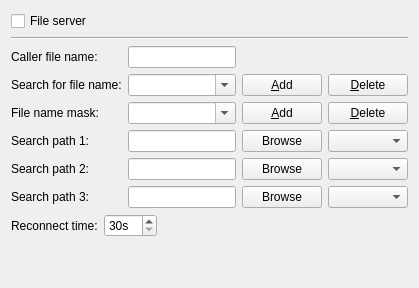
     <widget class="QWidget" name="fileServerTab">
      <attribute name="title">
       <string>File server</string>
      </attribute>
      <layout class="QVBoxLayout" name="verticalLayout_5">
       <item>
        <widget class="QCheckBox" name="fileServerCheckBox">
         <property name="toolTip">
          <string>&lt;!DOCTYPE HTML PUBLIC &quot;-//W3C//DTD HTML 4.0//EN&quot; &quot;http://www.w3.org/TR/REC-html40/strict.dtd&quot;&gt;
&lt;html&gt;&lt;head&gt;&lt;meta name=&quot;qrichtext&quot; content=&quot;1&quot; /&gt;&lt;style type=&quot;text/css&quot;&gt;
p, li { white-space: pre-wrap; }
&lt;/style&gt;&lt;/head&gt;&lt;body style=&quot; font-family:'Sans Serif'; font-size:9pt; font-weight:400; font-style:normal;&quot;&gt;
&lt;p style=&quot; margin-top:12px; margin-bottom:12px; margin-left:0px; margin-right:0px; -qt-block-indent:0; text-indent:0px;&quot;&gt;Serial port file server.&lt;/p&gt;
&lt;ul style=&quot;margin-top: 0px; margin-bottom: 0px; margin-left: 0px; margin-right: 0px; -qt-list-indent: 1;&quot;&gt;&lt;li style=&quot; font-family:'arial,sans-serif';&quot; style=&quot; margin-top:12px; margin-bottom:0px; margin-left:15px; margin-right:0px; -qt-block-indent:0; text-indent:0px;&quot;&gt;Start file server in EdytorNC&lt;/li&gt;
&lt;li style=&quot; font-family:'arial,sans-serif';&quot; style=&quot; margin-top:0px; margin-bottom:0px; margin-left:15px; margin-right:0px; -qt-block-indent:0; text-indent:0px;&quot;&gt;Send any file from CNC, it will be saved in computer (as is set in Autosave tab)&lt;/li&gt;
&lt;li style=&quot; font-family:'arial,sans-serif';&quot; style=&quot; margin-top:0px; margin-bottom:0px; margin-left:15px; margin-right:0px; -qt-block-indent:0; text-indent:0px;&quot;&gt;Send special program from CNC: &lt;/li&gt;
&lt;p style=&quot; margin-top:0px; margin-bottom:0px; margin-left:15px; margin-right:0px; -qt-block-indent:1; text-indent:0px;&quot;&gt;&lt;span style=&quot; font-family:'arial,sans-serif';&quot;&gt;%&lt;/span&gt;&lt;/p&gt;
&lt;p style=&quot; margin-top:0px; margin-bottom:0px; margin-left:15px; margin-right:0px; -qt-block-indent:1; text-indent:0px;&quot;&gt;&lt;span style=&quot; font-family:'arial,sans-serif';&quot;&gt;:0001(CALLER)&lt;/span&gt;&lt;span style=&quot; font-family:'arial,sans-serif'; font-style:italic;&quot;&gt; -&amp;gt; O0001 or 0001 set in File Server tab &lt;/span&gt;&lt;/p&gt;
&lt;p style=&quot; margin-top:0px; margin-bottom:0px; margin-left:15px; margin-right:0px; -qt-block-indent:1; text-indent:0px;&quot;&gt;&lt;span style=&quot; font-family:'arial,sans-serif';&quot;&gt;(0032)  &lt;/span&gt;&lt;span style=&quot; font-family:'arial,sans-serif'; font-style:italic;&quot;&gt;-&amp;gt; 0032 filename to send back to CNC&lt;/span&gt;&lt;/p&gt;
&lt;p style=&quot; margin-top:0px; margin-bottom:0px; margin-left:15px; margin-right:0px; -qt-block-indent:1; text-indent:0px;&quot;&gt;&lt;span style=&quot; font-family:'arial,sans-serif';&quot;&gt;M30&lt;/span&gt;&lt;/p&gt;
&lt;p style=&quot; margin-top:0px; margin-bottom:0px; margin-left:15px; margin-right:0px; -qt-block-indent:1; text-indent:0px;&quot;&gt;&lt;span style=&quot; font-family:'arial,sans-serif';&quot;&gt;%&lt;/span&gt;&lt;/p&gt;
&lt;li style=&quot; font-family:'arial,sans-serif';&quot; style=&quot; margin-top:0px; margin-bottom:0px; margin-left:15px; margin-right:0px; -qt-block-indent:0; text-indent:0px;&quot;&gt;&lt;span style=&quot; font-family:'Sans Serif';&quot;&gt;after time set in &amp;quot;Auto close transmission dialog:&amp;quot; file server will send back file 0032 (paths, file extension are set in File Server tab)&lt;/span&gt;&lt;/li&gt;
&lt;li style=&quot; font-family:'arial,sans-serif';&quot; style=&quot; margin-top:0px; margin-bottom:0px; margin-left:15px; margin-right:0px; -qt-block-indent:0; text-indent:0px;&quot;&gt;... and again ...&lt;/li&gt;&lt;/ul&gt;&lt;/body&gt;&lt;/html&gt;</string>
         </property>
         <property name="text">
          <string>File server</string>
         </property>
         <property name="checked">
          <bool>false</bool>
         </property>
        </widget>
       </item>
       <item>
        <widget class="Line" name="line_2">
         <property name="orientation">
          <enum>Qt::Horizontal</enum>
         </property>
        </widget>
       </item>
       <item>
        <layout class="QGridLayout" name="gridLayout_13">
         <item row="3" column="0">
          <widget class="QLabel" name="label_23">
           <property name="text">
            <string>File name mask:</string>
           </property>
          </widget>
         </item>
         <item row="2" column="0">
          <widget class="QLabel" name="label_14">
           <property name="text">
            <string>Search for file name:</string>
           </property>
          </widget>
         </item>
         <item row="4" column="1">
          <widget class="QLineEdit" name="searchPath1LineEdit">
           <property name="toolTip">
            <string>The first path to search for files.</string>
           </property>
           <property name="text">
            <string/>
           </property>
           <property name="clearButtonEnabled">
            <bool>true</bool>
           </property>
          </widget>
         </item>
         <item row="4" column="3">
          <widget class="QPushButton" name="browse2PushButton">
           <property name="toolTip">
            <string/>
           </property>
           <property name="text">
            <string>Browse</string>
           </property>
           <property name="icon">
            <iconset resource="../application.qrc">
             <normaloff>:/images/browse.png</normaloff>:/images/browse.png</iconset>
           </property>
          </widget>
         </item>
         <item row="4" column="0">
          <widget class="QLabel" name="label_10">
           <property name="text">
            <string>Search path 1:</string>
           </property>
          </widget>
         </item>
         <item row="4" column="4">
          <widget class="QComboBox" name="searchExt1ComboBox">
           <property name="toolTip">
            <string>File extension. 
If detected filename will contain an extension, then this setting will be ignored</string>
           </property>
           <property name="editable">
            <bool>false</bool>
           </property>
           <property name="currentText">
            <string/>
           </property>
           <property name="duplicatesEnabled">
            <bool>false</bool>
           </property>
          </widget>
         </item>
         <item row="14" column="0">
          <widget class="QLabel" name="label_18">
           <property name="text">
            <string>Search path 3:</string>
           </property>
          </widget>
         </item>
         <item row="12" column="0">
          <widget class="QLabel" name="label_19">
           <property name="text">
            <string>Search path 2:</string>
           </property>
          </widget>
         </item>
         <item row="14" column="1">
          <widget class="QLineEdit" name="searchPath3LineEdit">
           <property name="toolTip">
            <string>The third path to search for files.</string>
           </property>
           <property name="clearButtonEnabled">
            <bool>true</bool>
           </property>
          </widget>
         </item>
         <item row="0" column="0">
          <widget class="QLabel" name="label_7">
           <property name="text">
            <string>Caller file name:</string>
           </property>
          </widget>
         </item>
         <item row="12" column="3">
          <widget class="QPushButton" name="browse3PushButton">
           <property name="text">
            <string>Browse</string>
           </property>
           <property name="icon">
            <iconset resource="../application.qrc">
             <normaloff>:/images/browse.png</normaloff>:/images/browse.png</iconset>
           </property>
          </widget>
         </item>
         <item row="12" column="1">
          <widget class="QLineEdit" name="searchPath2LineEdit">
           <property name="toolTip">
            <string>The second path to search for files.</string>
           </property>
           <property name="text">
            <string/>
           </property>
           <property name="clearButtonEnabled">
            <bool>true</bool>
           </property>
          </widget>
         </item>
         <item row="12" column="4">
          <widget class="QComboBox" name="searchExt2ComboBox">
           <property name="toolTip">
            <string>File extension. 
If detected filename will contain an extension, then this setting will be ignored</string>
           </property>
           <property name="editable">
            <bool>false</bool>
           </property>
           <property name="duplicatesEnabled">
            <bool>false</bool>
           </property>
          </widget>
         </item>
         <item row="14" column="4">
          <widget class="QComboBox" name="searchExt3ComboBox">
           <property name="toolTip">
            <string>File extension. 
If detected filename will contain an extension, then this setting will be ignored</string>
           </property>
           <property name="editable">
            <bool>false</bool>
           </property>
          </widget>
         </item>
         <item row="14" column="3">
          <widget class="QPushButton" name="browse4PushButton">
           <property name="text">
            <string>Browse</string>
           </property>
           <property name="icon">
            <iconset resource="../application.qrc">
             <normaloff>:/images/browse.png</normaloff>:/images/browse.png</iconset>
           </property>
          </widget>
         </item>
         <item row="2" column="4">
          <widget class="QPushButton" name="removeButton">
           <property name="toolTip">
            <string>Delete from the list</string>
           </property>
           <property name="text">
            <string>&amp;Delete</string>
           </property>
           <property name="icon">
            <iconset resource="../application.qrc">
             <normaloff>:/images/list-remove.svg</normaloff>:/images/list-remove.svg</iconset>
           </property>
          </widget>
         </item>
         <item row="0" column="1">
          <widget class="QLineEdit" name="callerProgNameLineEdit">
           <property name="toolTip">
            <string>&quot;Caller program&quot;.
If program of that name (without extension) will be received from CNC, it will be searched for a program filename to send back to CNC.
Set this file name as other files received from this machine.
</string>
           </property>
           <property name="text">
            <string/>
           </property>
           <property name="clearButtonEnabled">
            <bool>true</bool>
           </property>
          </widget>
         </item>
         <item row="2" column="1">
          <widget class="QComboBox" name="fileNameExpFSComboBox">
           <property name="toolTip">
            <string>&lt;!DOCTYPE HTML PUBLIC &quot;-//W3C//DTD HTML 4.0//EN&quot; &quot;http://www.w3.org/TR/REC-html40/strict.dtd&quot;&gt;
&lt;html&gt;&lt;head&gt;&lt;meta name=&quot;qrichtext&quot; content=&quot;1&quot; /&gt;&lt;style type=&quot;text/css&quot;&gt;
p, li { white-space: pre-wrap; }
&lt;/style&gt;&lt;/head&gt;&lt;body style=&quot; font-family:'Sans Serif'; font-size:9pt; font-weight:400; font-style:normal;&quot;&gt;
&lt;p style=&quot; margin-top:0px; margin-bottom:0px; margin-left:0px; margin-right:0px; -qt-block-indent:0; text-indent:0px;&quot;&gt;This field contains expression used to find filename in &amp;quot;Caller&amp;quot; program.&lt;/p&gt;
&lt;p style=&quot; margin-top:0px; margin-bottom:0px; margin-left:0px; margin-right:0px; -qt-block-indent:0; text-indent:0px;&quot;&gt;It must contain valid Qt regular expression (QRexExp). See &lt;a href=&quot;http://doc.qt.io/qt-5/qregexp.html&quot;&gt;&lt;span style=&quot; text-decoration: underline; color:#00a489;&quot;&gt;http://doc.qt.io/qt-5/qregexp.html&lt;/span&gt;&lt;/a&gt;&lt;/p&gt;
&lt;p style=&quot; margin-top:0px; margin-bottom:0px; margin-left:0px; margin-right:0px; -qt-block-indent:0; text-indent:0px;&quot;&gt;In EdytorNC you can check this expression in function &amp;quot;Clean up&amp;quot;&lt;/p&gt;&lt;/body&gt;&lt;/html&gt;</string>
           </property>
           <property name="editable">
            <bool>true</bool>
           </property>
           <property name="maxCount">
            <number>64</number>
           </property>
          </widget>
         </item>
         <item row="2" column="3">
          <widget class="QPushButton" name="addButton">
           <property name="toolTip">
            <string>Add to the list</string>
           </property>
           <property name="text">
            <string>&amp;Add</string>
           </property>
           <property name="icon">
            <iconset resource="../application.qrc">
             <normaloff>:/images/add.svg</normaloff>:/images/add.svg</iconset>
           </property>
          </widget>
         </item>
         <item row="3" column="1">
          <widget class="QComboBox" name="fileNameMaskComboBox">
           <property name="toolTip">
            <string>&lt;!DOCTYPE HTML PUBLIC &quot;-//W3C//DTD HTML 4.0//EN&quot; &quot;http://www.w3.org/TR/REC-html40/strict.dtd&quot;&gt;
&lt;html&gt;&lt;head&gt;&lt;meta name=&quot;qrichtext&quot; content=&quot;1&quot; /&gt;&lt;style type=&quot;text/css&quot;&gt;
p, li { white-space: pre-wrap; }
&lt;/style&gt;&lt;/head&gt;&lt;body style=&quot; font-family:'MS Shell Dlg 2'; font-size:8pt; font-weight:400; font-style:normal;&quot;&gt;
&lt;p style=&quot; margin-top:0px; margin-bottom:0px; margin-left:0px; margin-right:0px; -qt-block-indent:0; text-indent:0px;&quot;&gt;&lt;span style=&quot; font-family:'Sans Serif'; font-size:9pt;&quot;&gt;This field contains file name mask used to modify file name extracted from caller program.&lt;/span&gt;&lt;/p&gt;
&lt;p style=&quot;-qt-paragraph-type:empty; margin-top:0px; margin-bottom:0px; margin-left:0px; margin-right:0px; -qt-block-indent:0; text-indent:0px; font-family:'Sans Serif'; font-size:9pt;&quot;&gt;&lt;br /&gt;&lt;/p&gt;
&lt;p style=&quot; margin-top:0px; margin-bottom:0px; margin-left:0px; margin-right:0px; -qt-block-indent:0; text-indent:0px;&quot;&gt;&lt;span style=&quot; font-family:'Sans Serif'; font-size:9pt;&quot;&gt;Allowed characters are letters, digits, undescore, dot, and $ followed by digits.&lt;/span&gt;&lt;/p&gt;
&lt;p style=&quot; margin-top:0px; margin-bottom:0px; margin-left:0px; margin-right:0px; -qt-block-indent:0; text-indent:0px;&quot;&gt;&lt;span style=&quot; font-family:'Sans Serif'; font-size:9pt;&quot;&gt;$1 is replaced by first character from extracted file name&lt;/span&gt;&lt;/p&gt;
&lt;p style=&quot; margin-top:0px; margin-bottom:0px; margin-left:0px; margin-right:0px; -qt-block-indent:0; text-indent:0px;&quot;&gt;&lt;span style=&quot; font-family:'Sans Serif'; font-size:9pt;&quot;&gt;$3 is replaced by third character from file name&lt;/span&gt;&lt;/p&gt;
&lt;p style=&quot; margin-top:0px; margin-bottom:0px; margin-left:0px; margin-right:0px; -qt-block-indent:0; text-indent:0px;&quot;&gt;&lt;span style=&quot; font-family:'Sans Serif'; font-size:9pt;&quot;&gt;...&lt;/span&gt;&lt;/p&gt;
&lt;p style=&quot;-qt-paragraph-type:empty; margin-top:0px; margin-bottom:0px; margin-left:0px; margin-right:0px; -qt-block-indent:0; text-indent:0px; font-family:'Sans Serif'; font-size:9pt;&quot;&gt;&lt;br /&gt;&lt;/p&gt;
&lt;p style=&quot; margin-top:0px; margin-bottom:0px; margin-left:0px; margin-right:0px; -qt-block-indent:0; text-indent:0px;&quot;&gt;&lt;span style=&quot; font-family:'Sans Serif'; font-size:9pt;&quot;&gt;Example:&lt;/span&gt;&lt;/p&gt;
&lt;p style=&quot; margin-top:0px; margin-bottom:0px; margin-left:0px; margin-right:0px; -qt-block-indent:0; text-indent:0px;&quot;&gt;&lt;span style=&quot; font-family:'Sans Serif'; font-size:9pt;&quot;&gt;Extracted file nane: (O1234.NC)&lt;/span&gt;&lt;/p&gt;
&lt;p style=&quot; margin-top:0px; margin-bottom:0px; margin-left:0px; margin-right:0px; -qt-block-indent:0; text-indent:0px;&quot;&gt;&lt;span style=&quot; font-family:'Sans Serif'; font-size:9pt;&quot;&gt;File name mask: TEST$6$5$4$3.$8E&lt;/span&gt;&lt;/p&gt;
&lt;p style=&quot; margin-top:0px; margin-bottom:0px; margin-left:0px; margin-right:0px; -qt-block-indent:0; text-indent:0px;&quot;&gt;&lt;span style=&quot; font-family:'Sans Serif'; font-size:9pt;&quot;&gt;Result: TEST4321.NE &lt;/span&gt;&lt;/p&gt;&lt;/body&gt;&lt;/html&gt;</string>
           </property>
           <property name="editable">
            <bool>true</bool>
           </property>
           <property name="maxCount">
            <number>64</number>
           </property>
          </widget>
         </item>
         <item row="3" column="3">
          <widget class="QPushButton" name="addMaskButton">
           <property name="toolTip">
            <string>Add to the list</string>
           </property>
           <property name="text">
            <string>&amp;Add</string>
           </property>
           <property name="icon">
            <iconset resource="../application.qrc">
             <normaloff>:/images/add.svg</normaloff>:/images/add.svg</iconset>
           </property>
          </widget>
         </item>
         <item row="3" column="4">
          <widget class="QPushButton" name="removeMaskButton">
           <property name="toolTip">
            <string>Delete from the list</string>
           </property>
           <property name="text">
            <string>&amp;Delete</string>
           </property>
           <property name="icon">
            <iconset resource="../application.qrc">
             <normaloff>:/images/list-remove.svg</normaloff>:/images/list-remove.svg</iconset>
           </property>
          </widget>
         </item>
        </layout>
       </item>
       <item>
        <layout class="QGridLayout" name="gridLayout_14">
         <item row="2" column="0">
          <layout class="QHBoxLayout" name="horizontalLayout_5">
           <item>
            <widget class="QLabel" name="label_20">
             <property name="text">
              <string>Reconnect time:</string>
             </property>
            </widget>
           </item>
           <item>
            <widget class="QSpinBox" name="reconnectSpinBox">
             <property name="toolTip">
              <string>If port will not be open try to open it after set time.
Set to 300s to disable timer.</string>
             </property>
             <property name="suffix">
              <string>s</string>
             </property>
             <property name="minimum">
              <number>30</number>
             </property>
             <property name="maximum">
              <number>300</number>
             </property>
             <property name="singleStep">
              <number>10</number>
             </property>
            </widget>
           </item>
           <item>
            <spacer name="horizontalSpacer_9">
             <property name="orientation">
              <enum>Qt::Horizontal</enum>
             </property>
             <property name="sizeType">
              <enum>QSizePolicy::Expanding</enum>
             </property>
             <property name="sizeHint" stdset="0">
              <size>
               <width>40</width>
               <height>20</height>
              </size>
             </property>
            </spacer>
           </item>
          </layout>
         </item>
        </layout>
       </item>
       <item>
        <spacer name="verticalSpacer_5">
         <property name="orientation">
          <enum>Qt::Vertical</enum>
         </property>
         <property name="sizeHint" stdset="0">
          <size>
           <width>20</width>
           <height>40</height>
          </size>
         </property>
        </spacer>
       </item>
      </layout>
     </widget>
